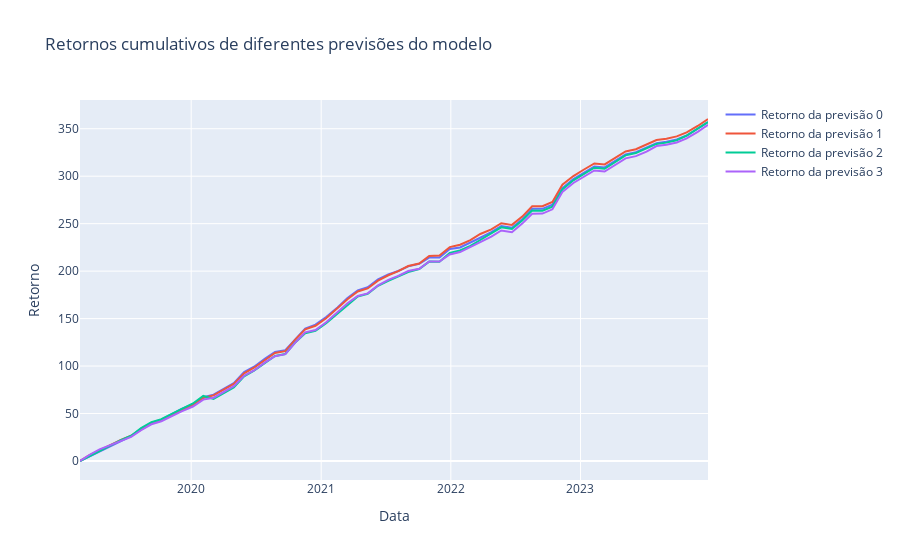

The code cell stored with this chart in its notebook:
### Code cell
plot_multiples_time_series_line_graphs(results,"Retornos cumulativos de diferentes previsões do modelo", "Data", "Retorno")
